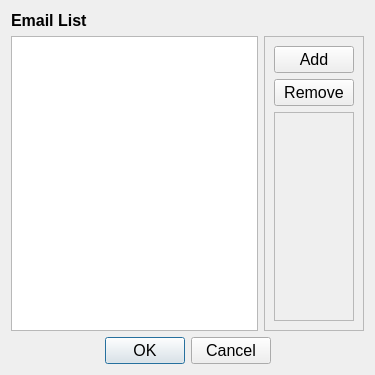
<?xml version="1.0" encoding="UTF-8"?>
<ui version="4.0">
 <class>DialogEmail</class>
 <widget class="QDialog" name="DialogEmail">
  <property name="geometry">
   <rect>
    <x>0</x>
    <y>0</y>
    <width>375</width>
    <height>375</height>
   </rect>
  </property>
  <property name="sizePolicy">
   <sizepolicy hsizetype="Fixed" vsizetype="Fixed">
    <horstretch>0</horstretch>
    <verstretch>0</verstretch>
   </sizepolicy>
  </property>
  <property name="windowTitle">
   <string>Email Setting</string>
  </property>
  <property name="windowIcon">
   <iconset>
    <normaloff>icons/icon-email-notification.png</normaloff>icons/icon-email-notification.png</iconset>
  </property>
  <layout class="QGridLayout" name="gridLayout">
   <item row="0" column="1">
    <widget class="QLabel" name="label">
     <property name="font">
      <font>
       <pointsize>12</pointsize>
       <weight>75</weight>
       <bold>true</bold>
      </font>
     </property>
     <property name="text">
      <string>Email List</string>
     </property>
    </widget>
   </item>
   <item row="6" column="1" colspan="2">
    <widget class="QDialogButtonBox" name="buttonBox">
     <property name="font">
      <font>
       <pointsize>12</pointsize>
      </font>
     </property>
     <property name="orientation">
      <enum>Qt::Horizontal</enum>
     </property>
     <property name="standardButtons">
      <set>QDialogButtonBox::Cancel|QDialogButtonBox::Ok</set>
     </property>
     <property name="centerButtons">
      <bool>true</bool>
     </property>
    </widget>
   </item>
   <item row="4" column="2">
    <widget class="QFrame" name="frame">
     <property name="sizePolicy">
      <sizepolicy hsizetype="Minimum" vsizetype="Minimum">
       <horstretch>0</horstretch>
       <verstretch>0</verstretch>
      </sizepolicy>
     </property>
     <property name="frameShape">
      <enum>QFrame::StyledPanel</enum>
     </property>
     <property name="frameShadow">
      <enum>QFrame::Raised</enum>
     </property>
     <layout class="QVBoxLayout" name="verticalLayout">
      <item>
       <widget class="QPushButton" name="btnAdd">
        <property name="font">
         <font>
          <pointsize>12</pointsize>
         </font>
        </property>
        <property name="text">
         <string>Add</string>
        </property>
       </widget>
      </item>
      <item>
       <widget class="QPushButton" name="btnRemove">
        <property name="font">
         <font>
          <pointsize>12</pointsize>
         </font>
        </property>
        <property name="text">
         <string>Remove</string>
        </property>
       </widget>
      </item>
      <item>
       <widget class="QFrame" name="frame_2">
        <property name="frameShape">
         <enum>QFrame::StyledPanel</enum>
        </property>
        <property name="frameShadow">
         <enum>QFrame::Raised</enum>
        </property>
       </widget>
      </item>
     </layout>
    </widget>
   </item>
   <item row="4" column="1">
    <widget class="QListWidget" name="listWidgetEmail">
     <property name="sizePolicy">
      <sizepolicy hsizetype="Preferred" vsizetype="Expanding">
       <horstretch>0</horstretch>
       <verstretch>0</verstretch>
      </sizepolicy>
     </property>
     <property name="font">
      <font>
       <pointsize>12</pointsize>
      </font>
     </property>
    </widget>
   </item>
  </layout>
 </widget>
 <resources/>
 <connections>
  <connection>
   <sender>buttonBox</sender>
   <signal>accepted()</signal>
   <receiver>DialogEmail</receiver>
   <slot>accept()</slot>
   <hints>
    <hint type="sourcelabel">
     <x>248</x>
     <y>254</y>
    </hint>
    <hint type="destinationlabel">
     <x>157</x>
     <y>274</y>
    </hint>
   </hints>
  </connection>
  <connection>
   <sender>buttonBox</sender>
   <signal>rejected()</signal>
   <receiver>DialogEmail</receiver>
   <slot>reject()</slot>
   <hints>
    <hint type="sourcelabel">
     <x>316</x>
     <y>260</y>
    </hint>
    <hint type="destinationlabel">
     <x>286</x>
     <y>274</y>
    </hint>
   </hints>
  </connection>
 </connections>
</ui>
